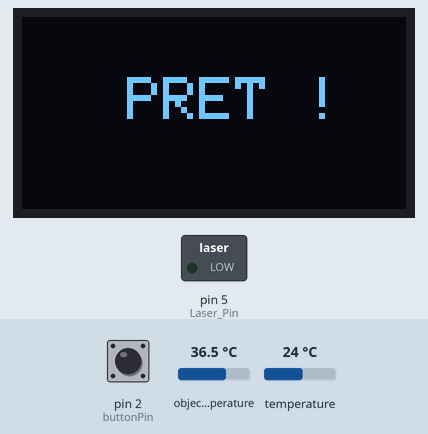
This sketch was run on a simulated Arduino Uno, built with avr-gcc and run on an emulated ATmega328P. On the bench: 128×64 one-colour display, switched loads named in the sketch (green lamp = pin HIGH). The inputs (shaded band) are chosen by the test bench; at power-on: pin 2 (buttonPin) LOW, object temperature 36.5 °C, temperature 24 °C. What the sketch prints to the serial monitor is not drawn.

Above: at 2.2 s.
2.3 s: pin 2 (buttonPin) pulled HIGH for 0.65 s
At 3.1 s:
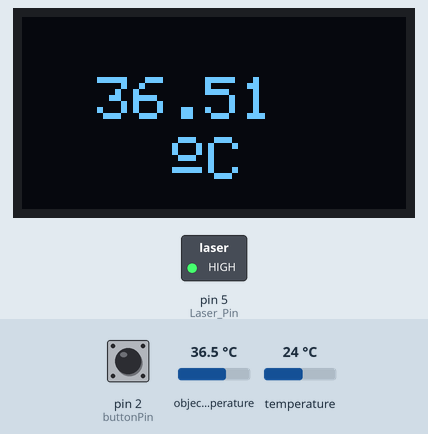
4.7 s: pin 2 (buttonPin) pulled HIGH for 3.2 s
At 8.3 s:
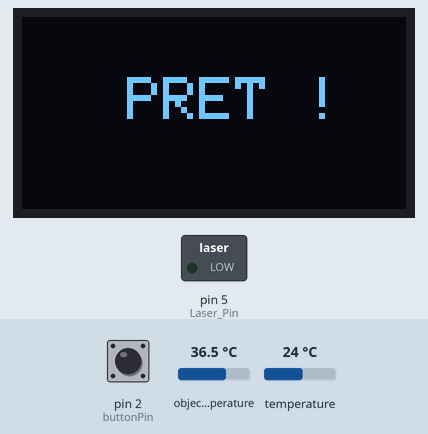
Timing chart, 0 to 9.8 s (numbered marks = the images above; inputs shaded):
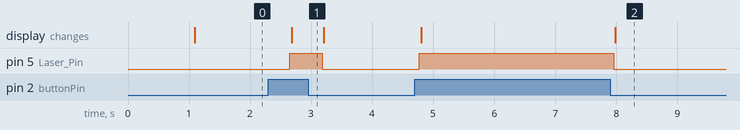

Measured:
- after the input at 2.3 s, pin 5 (Laser_Pin): LOW → HIGH after 0.35 s, → LOW 0.53 s later; the display: changes after 0.38 s (image 1)
- after the input at 4.7 s, pin 5 (Laser_Pin): LOW → HIGH after 0.07 s, → LOW 3.2 s later; the display: first changes after 0.10 s (image 2 shows a later state)

The sketch:

Laser-IR-Thermometer.ino
```cpp
#include <SPI.h>
#include <Wire.h>
#include <Adafruit_GFX.h>
#include <Adafruit_SSD1306.h>
#include <Adafruit_MLX90614.h>

#define SCREEN_WIDTH 128 // OLED display width, in pixels
#define SCREEN_HEIGHT 64 // OLED display height, in pixels

const int Laser_Pin=5;  //Laser Pin
int buttonState = 0;
const int buttonPin = 2;     // the number of the pushbutton pin

// Declaration for an SSD1306 display connected to I2C (SDA, SCL pins)
Adafruit_SSD1306 display(SCREEN_WIDTH, SCREEN_HEIGHT, &Wire, -1);

Adafruit_MLX90614 mlx = Adafruit_MLX90614();

void setup() {
  Serial.begin(115200);

  pinMode(Laser_Pin,OUTPUT);
  pinMode(buttonPin, INPUT);

  if(!display.begin(SSD1306_SWITCHCAPVCC, 0x3C)) { // Address 0x3D for 128x64
    Serial.println(F("SSD1306 allocation failed"));
    for(;;);
  }
  Serial.println(F(" OLED initialisé "));

  display.clearDisplay();
  display.setRotation(0);
  display.setTextColor(WHITE);
  //display.invertDisplay(true);
  display.setTextSize(1);
  display.setCursor(15, 35);
  display.print("Initialisation");
  display.setCursor(35, 45);
  display.print("du capteur");

  display.display();
  delay(1000);
  display.clearDisplay();

  Serial.println(" Test Adafruit MLX90614");
  mlx.begin();

}

void loop() {

  buttonState = digitalRead(buttonPin);
  Serial.println(buttonState);

  Serial.print("Température ambiante = "); Serial.print(mlx.readAmbientTempC());
  Serial.print("°C\nTempérature cible = "); Serial.print(mlx.readObjectTempC()); Serial.print("°C");

  // check if the pushbutton is pressed. If it is, the buttonState is HIGH:
  if (buttonState == HIGH) {
    // turn LED on:
    digitalWrite(Laser_Pin, HIGH);

    display.clearDisplay();
    display.setTextSize(2);  //Size 2 means each pixel is 12 width and 16 high
    display.setCursor(25, 20);
    display.print(mlx.readObjectTempC());
    display.setCursor(50, 40);
    display.print("\xA7");
    display.print("C");
    display.display();

  } else {
    // turn LED off:
    digitalWrite(Laser_Pin, LOW);

    display.clearDisplay();
    display.setTextSize(2);  //Size 2 means each pixel is 12 width and 16 high
    display.setCursor(35, 20);
    display.print("PRET !");
    display.display();

  }

  Serial.println();
  delay(500);
}
```
